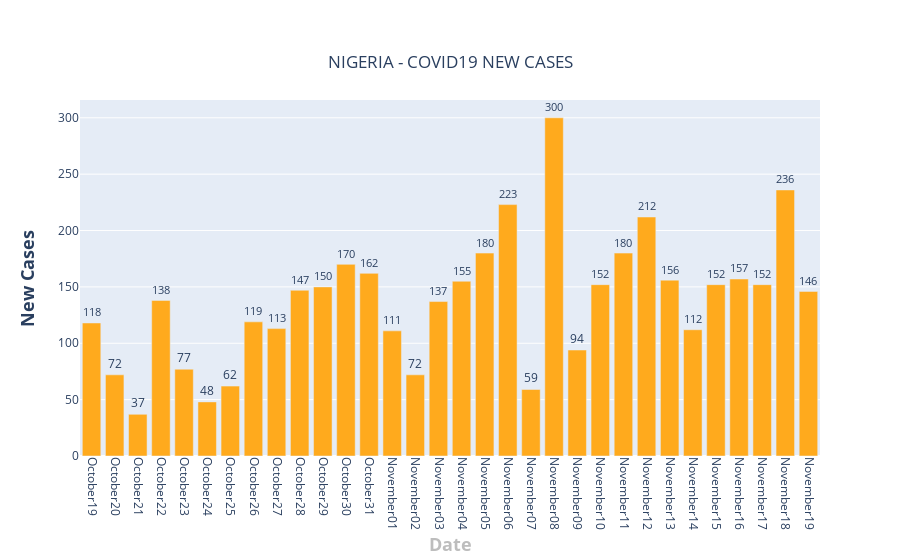

Here is the notebook cell this chart was saved with:
### Code cell
fig = go.Figure()

ngr_total_per_day = []
for date in dates:    
    total = ngr[date].str.replace('+','').fillna(0).str.replace(',','').fillna(0).astype(int)
    ngr_total_per_day.append(int(total))
    
fig.add_trace(go.Bar(x=dates[-32:],  y = ngr_total_per_day[-32:],text=ngr_total_per_day[-32:],textposition='outside',name = "South Africa",marker_color='#FFAA1D'))
fig.update_layout(
    title={
        'text': "NIGERIA - COVID19 NEW CASES",
        'y':0.9,
        'x':0.5,
        'xanchor': 'center',
        'yanchor': 'top'},
    xaxis=dict(title='<b>Date</b>',titlefont_size=18, titlefont=dict(color='#BDBDBD')),
    yaxis=dict(title='<b>New Cases</b>',titlefont_size=18),
    xaxis_tickangle=90,
)

fig.show()

### Figure 1 — Plotly figure (JSON) as saved in the notebook; plotly's stock layout.template omitted (floating-point values rounded to 4 significant figures)
{"data": [{"marker": {"color": "#FFAA1D"}, "name": "South Africa", "text": ["118", "72", "37", "138", "77", "48", "62", "119", "113", "147", "150", "170", "162", "111", "72", "137", "155", "180", "223", "59", "300", "94", "152", "180", "212", "156", "112", "152", "157", "152", "236", "146"], "textposition": "outside", "type": "bar", "x": ["October19", "October20", "October21", "October22", "October23", "October24", "October25", "October26", "October27", "October28", "October29", "October30", "October31", "November01", "November02", "November03", "November04", "November05", "November06", "November07", "November08", "November09", "November10", "November11", "November12", "November13", "November14", "November15", "November16", "November17", "November18", "November19"], "y": [118, 72, 37, 138, 77, 48, 62, 119, 113, 147, 150, 170, 162, 111, 72, 137, 155, 180, 223, 59, 300, 94, 152, 180, 212, 156, 112, 152, 157, 152, 236, 146]}], "layout": {"title": {"text": "NIGERIA - COVID19 NEW CASES", "x": 0.5, "xanchor": "center", "y": 0.9, "yanchor": "top"}, "xaxis": {"tickangle": 90, "title": {"font": {"color": "#BDBDBD", "size": 18}, "text": "<b>Date</b>"}}, "yaxis": {"title": {"font": {"size": 18}, "text": "<b>New Cases</b>"}}}}
